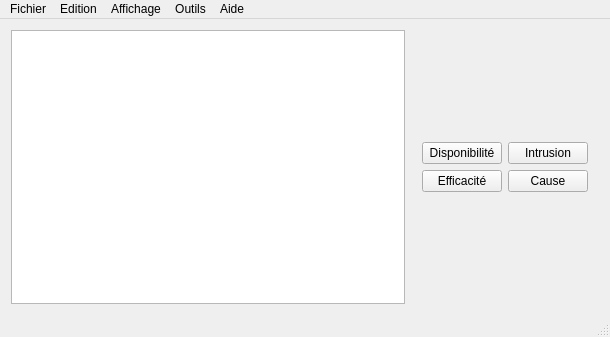
<?xml version="1.0" encoding="UTF-8"?>
<ui version="4.0">
 <class>MainWindow</class>
 <widget class="QMainWindow" name="MainWindow">
  <property name="geometry">
   <rect>
    <x>0</x>
    <y>0</y>
    <width>610</width>
    <height>337</height>
   </rect>
  </property>
  <property name="windowTitle">
   <string>MainWindow</string>
  </property>
  <widget class="QWidget" name="centralWidget">
   <layout class="QHBoxLayout" name="horizontalLayout">
    <item>
     <widget class="QTreeWidget" name="tree">
      <property name="font">
       <font>
        <kerning>true</kerning>
       </font>
      </property>
      <property name="rootIsDecorated">
       <bool>true</bool>
      </property>
      <attribute name="headerVisible">
       <bool>false</bool>
      </attribute>
      <column>
       <property name="text">
        <string notr="true">1</string>
       </property>
      </column>
     </widget>
    </item>
    <item>
     <widget class="QWidget" name="dashboard" native="true">
      <layout class="QGridLayout" name="gridLayout_2">
       <item row="3" column="0">
        <layout class="QGridLayout" name="gridIndicators">
         <property name="sizeConstraint">
          <enum>QLayout::SetFixedSize</enum>
         </property>
         <item row="0" column="0">
          <widget class="QPushButton" name="pushButton_2">
           <property name="text">
            <string>Disponibilité</string>
           </property>
          </widget>
         </item>
         <item row="0" column="1">
          <widget class="QPushButton" name="pushButton_3">
           <property name="text">
            <string>Intrusion</string>
           </property>
          </widget>
         </item>
         <item row="1" column="0">
          <widget class="QPushButton" name="pushButton">
           <property name="text">
            <string>Efficacité</string>
           </property>
          </widget>
         </item>
         <item row="1" column="1">
          <widget class="QPushButton" name="pushButton_4">
           <property name="text">
            <string>Cause</string>
           </property>
          </widget>
         </item>
        </layout>
       </item>
      </layout>
     </widget>
    </item>
   </layout>
  </widget>
  <widget class="QMenuBar" name="menuBar">
   <property name="geometry">
    <rect>
     <x>0</x>
     <y>0</y>
     <width>610</width>
     <height>25</height>
    </rect>
   </property>
   <widget class="QMenu" name="menuFichier">
    <property name="title">
     <string>Fichier</string>
    </property>
   </widget>
   <widget class="QMenu" name="menuEdition">
    <property name="title">
     <string>Edition</string>
    </property>
   </widget>
   <widget class="QMenu" name="menuAide">
    <property name="title">
     <string>Aide</string>
    </property>
   </widget>
   <widget class="QMenu" name="menuAffichage">
    <property name="title">
     <string>Affichage</string>
    </property>
   </widget>
   <widget class="QMenu" name="menuOutils">
    <property name="title">
     <string>Outils</string>
    </property>
   </widget>
   <addaction name="menuFichier"/>
   <addaction name="menuEdition"/>
   <addaction name="menuAffichage"/>
   <addaction name="menuOutils"/>
   <addaction name="menuAide"/>
  </widget>
  <widget class="QStatusBar" name="statusBar"/>
 </widget>
 <layoutdefault spacing="6" margin="11"/>
 <resources/>
 <connections/>
</ui>
